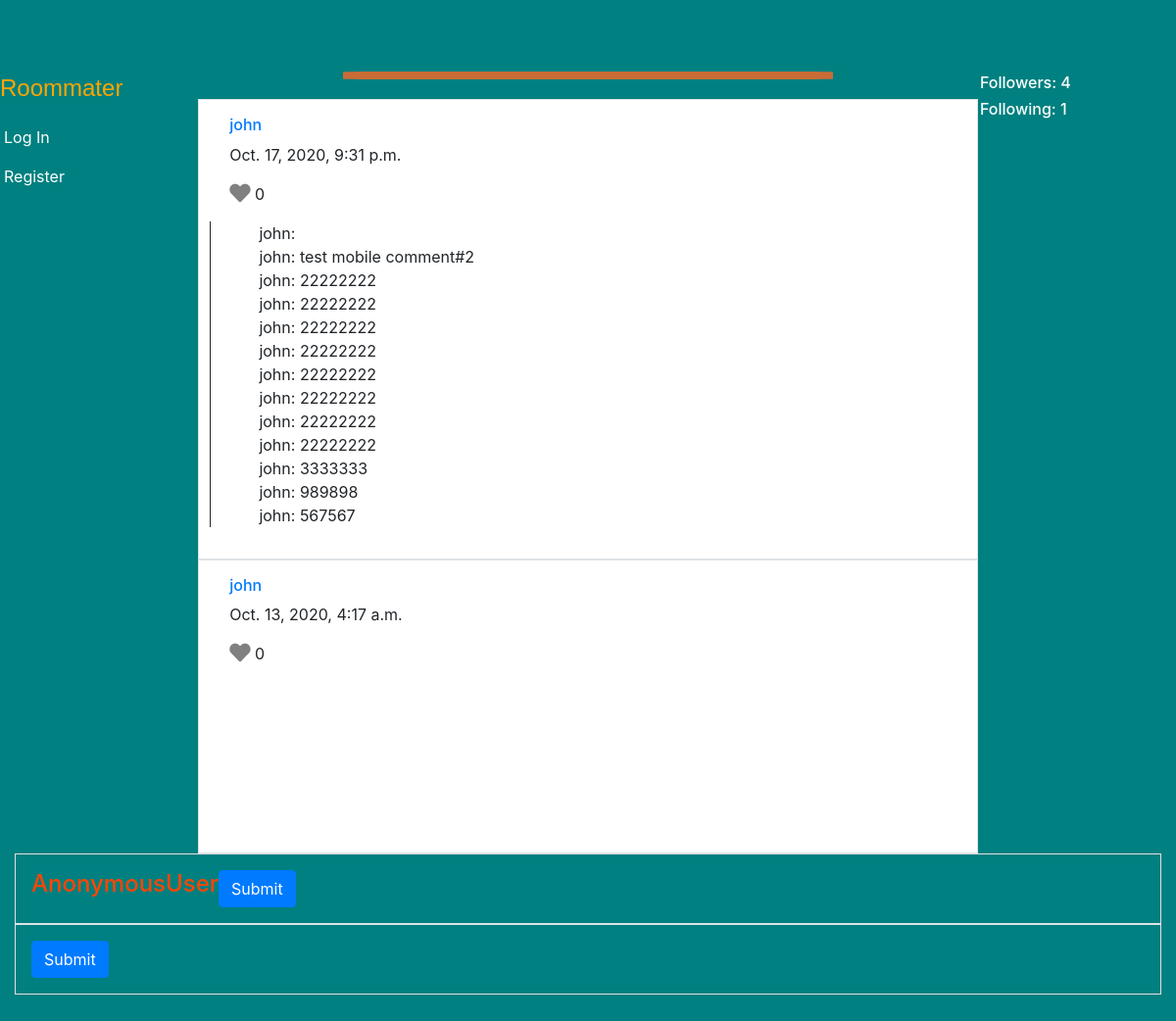
The app's page /profile/1 with its own data.
### network/models.py (models this page shows, shortened)
class Following(models.Model):
    user = models.ForeignKey(User, on_delete = models.CASCADE, related_name="follower")
    following = models.ManyToManyField(User, blank=True, related_name="following")
    followers = models.ManyToManyField(User, blank=True, related_name="followers")

class Post(models.Model):
    user = models.ForeignKey(User, on_delete = models.CASCADE, related_name="post_user")
    text = models.TextField()
    time = models.DateTimeField(auto_now_add=True)
    title = models.CharField(max_length=100, default='')
    likes = models.ForeignKey(Like, null=True, blank=True, on_delete = models.CASCADE, related_name="post_likes")
    price = models.PositiveIntegerField(blank=True)
    comments = models.ManyToManyField(Comment, blank=True, related_name="post_comments")
    closed = models.BooleanField(default=False)
    pictures = models.ImageField(blank=True, null=True)
    pictures2 = models.ImageField(blank=True, null=True)
    pictures3 = models.ImageField(blank=True, null=True)
    pictures4 = models.ImageField(blank=True, null=True)

class User(AbstractUser):
    pass

class Like(models.Model):
    users = models.ManyToManyField(User, related_name="like_users")
    num = models.PositiveIntegerField(default=0)

class Comment(models.Model):
    user = models.ForeignKey(User, blank=True, on_delete = models.CASCADE, related_name="comment_user")
    comment = models.TextField()

### network/views.py (the view, shortened to what this page needs)
# urls.py: path("profile/<int:user_id>", views.profile, name="profile"),
def profile(request, user_id):
    try:
        pu = User.objects.get(id=user_id)
    except User.DoesNotExist:
        raise Http404("User does not exist")
    try:
        pf = Following.objects.get(user=pu)
    except Following.DoesNotExist:
        npf = Following(user=pu)
        npf.save()
    pf = Following.objects.get(user=pu)
    all_posts = Post.objects.filter(user=pu).order_by('-time')
    page = request.GET.get('page', 1)
    paginator = Paginator(all_posts, 10)
    try:
        posts = paginator.page(page)
    except PageNotAnInteger:
        posts = paginator.page(1)
    except EmptyPage:
        posts = paginator.page(paginator.num_pages)
    return render(request, "network/profile.html", {'pu': pu, 'pf': pf, 'posts': posts})

### network/templates/network/profile.html (shortened to what this page needs)
{% extends "network/layout.html" %}
{% load static %}
{% block body %}
    <h2>{{ pu.username }}</h2>
    <div id="follow" class="follow-bar">
        <h6 style="color:white;">Followers: {{ pf.followers.count }}</h6>
        <h6 style="color:white;"> Following: {{ pf.following.count }}</h6>
    </div>
    <div id="update-follow" class="follow-bar" style="margin-top: 50px;">
    </div>
    <div id="new_post">
    </div>
    <div id="posts">
        {% for post in posts %}
            <div class='row border mx-auto p-3' id="post">
                <div class="col-sm-12">
                    <h6><a href="{% url 'profile' post.user.id %}">{{ post.user }}</a></h6>
                    <p class="pt" id="{{ post.id }}>{{ post.text }}</p>
                    <p id="time">{{ post.time }}</p>
                    <p>
                        {% if user.is_authenticated %}
                            {% if request.user in post.likes.users.all %}
                                <a href="">
                                    <i class="fas fa-heart fa-lg" name="heart" id="{{ post.id }}" style="color:red;"></i>
                                </a>
                            {% else %}
                                <a href="">
                                    <i class="fas fa-heart fa-lg" name="heart" id="{{ post.id }}" style="color:gray;"></i>
                                </a>
                            {% endif %}
                        {% else %}
                            <i class="fas fa-heart fa-lg" id="{{ post.id }}" style="color:gray;"></i>
                        {% endif %}
                        <span class="num-like" id="{{ post.id }}">{{ post.likes.num }}</span>
                    </p>
                    <ul id="comments">
                        {% for c in post.comments.all %}
                            <li>{{ c.user }}: {{ c.comment }}</li>
                        {% endfor %}
                    </ul>
                </div>
            </div>
        {% endfor %}
    </div>
    <div class='row border mx-auto p-3' id='edit'>
        <h4 id="user">{{ request.user }}</h4>
        <form>
            <input type="submit" class="btn btn-primary" name="edit-submit" id="edit-submit"/>
        </form>
    </div>
    <div class='row border mx-auto p-3' id='comment'>
        <form>
            <input type="submit" class="btn btn-primary" name="comment-submit" id="comment-submit"/>
        </form>
    </div>
    <div class='row justify-content-center mx-auto p-3' id='pages'>
    </div>
{% endblock %}

### network/static/network/styles.css (style rules this page uses)
@media only screen and (min-width: 601px) { html, body { background-color: teal; min-height: 400px; margin-top:3%; width: 100%; height: 100%; margin:0; } }
@media only screen and (min-width: 601px) { li { padding-left: 2%; } }
@media only screen and (min-width: 601px) { #posts { background-color: white; max-width: 68%; margin-top: 10px; margin-left: auto; margin-right:auto; min-width: 700px; min-height: 500px; position:relative; } }
@media only screen and (min-width: 601px) { h4 { text-align:right; color: orangered; position: relative; } }
@media only screen and (min-width: 601px) { #new_post { width: 500px; background-color: teal; border-radius: 6%; margin-left: auto; margin-right: auto; margin-bottom: 20px; margin-top: 35px; border: 4px solid rgb(201, 107, 53); } }
#post { border-bottom: 2px teal; min-height: 300px; }
#comments { max-width: 500px; list-style-type: none; margin-left: -20px; border-left: 1px solid; }
.follow-bar { width: 200px; position: fixed; z-index: 1; top: 0; right: 0; overflow-x: hidden; padding-top: 6.25%; }

### records on screen
Following: followers.count "4", following.count "1"
Post: user "john", time "Oct. 17, 2020, 9:31 p.m.", likes.num "0"
Comment: user "john"
Comment: user "john", comment "test mobile comment#2"
Comment: user "john", comment "22222222"
Comment: user "john", comment "22222222"
Comment: user "john", comment "22222222"
Comment: user "john", comment "22222222"
Comment: user "john", comment "22222222"
Comment: user "john", comment "22222222"
Comment: user "john", comment "22222222"
Comment: user "john", comment "22222222"
Comment: user "john", comment "3333333"
Comment: user "john", comment "989898"
Comment: user "john", comment "567567"
Post: user "john", time "Oct. 13, 2020, 4:17 a.m.", likes.num "0"

### other values on screen
{{ request.user }} "AnonymousUser"
